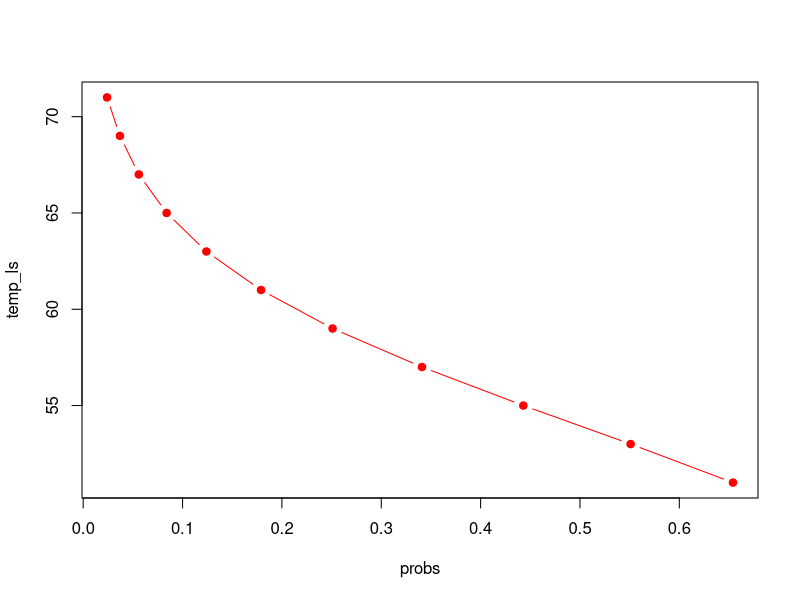

R code for this plot:
## ---- chunk 1
knitr::opts_chunk$set(echo = TRUE)
## ---- chunk 2
y = 18.93 - 9.11 * 0 + 3.10 * 1 + 2.15 * 1
residual = 2 - y
residual
## ---- chunk 3
r_sq = 1- 240.57 / 264.17 
## ---- chunk 4
adj_r_sq = 1- (240.57 / 264.17) * ((146-1)/(146-3-1))
adj_r_sq
## ---- chunk 5
P_50 =exp(11.663-0.2162*50)/(1+exp(11.663-0.2162*50))
## ---- chunk 6
p_dmg = function(temp){
  p=exp(11.663-0.2162*temp)/(1+exp(11.663-0.2162*temp))
  return(round(p,3))
}

temp_ls = seq(51,71,2)
probs = p_dmg(temp_ls)
result =data.frame(probs,temp_ls)
result
## ---- chunk 7
plot(result, type = "b", pch = 19, col = "red")
